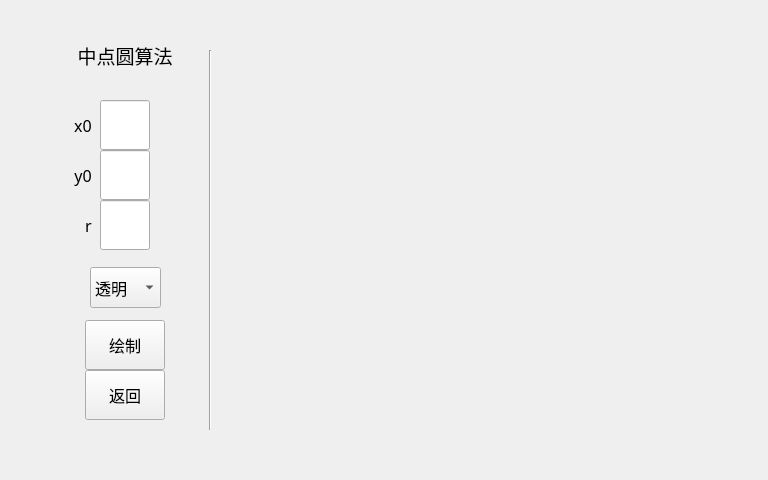
<?xml version="1.0" encoding="UTF-8"?>
<ui version="4.0">
 <class>Widget3</class>
 <widget class="QWidget" name="Widget3">
  <property name="geometry">
   <rect>
    <x>0</x>
    <y>0</y>
    <width>768</width>
    <height>480</height>
   </rect>
  </property>
  <property name="minimumSize">
   <size>
    <width>768</width>
    <height>480</height>
   </size>
  </property>
  <property name="font">
   <font>
    <family>微软雅黑</family>
    <pointsize>12</pointsize>
   </font>
  </property>
  <property name="windowTitle">
   <string>中点圆算法</string>
  </property>
  <widget class="QLabel" name="label">
   <property name="geometry">
    <rect>
     <x>0</x>
     <y>30</y>
     <width>250</width>
     <height>50</height>
    </rect>
   </property>
   <property name="font">
    <font>
     <family>微软雅黑</family>
     <pointsize>14</pointsize>
    </font>
   </property>
   <property name="text">
    <string>中点圆算法</string>
   </property>
   <property name="alignment">
    <set>Qt::AlignCenter</set>
   </property>
  </widget>
  <widget class="QLabel" name="label_2">
   <property name="geometry">
    <rect>
     <x>0</x>
     <y>100</y>
     <width>100</width>
     <height>50</height>
    </rect>
   </property>
   <property name="text">
    <string>x0  </string>
   </property>
   <property name="alignment">
    <set>Qt::AlignRight|Qt::AlignTrailing|Qt::AlignVCenter</set>
   </property>
  </widget>
  <widget class="QLabel" name="label_3">
   <property name="geometry">
    <rect>
     <x>0</x>
     <y>150</y>
     <width>100</width>
     <height>50</height>
    </rect>
   </property>
   <property name="text">
    <string>y0  </string>
   </property>
   <property name="alignment">
    <set>Qt::AlignRight|Qt::AlignTrailing|Qt::AlignVCenter</set>
   </property>
  </widget>
  <widget class="QLabel" name="label_4">
   <property name="geometry">
    <rect>
     <x>0</x>
     <y>200</y>
     <width>100</width>
     <height>50</height>
    </rect>
   </property>
   <property name="text">
    <string>r  </string>
   </property>
   <property name="alignment">
    <set>Qt::AlignRight|Qt::AlignTrailing|Qt::AlignVCenter</set>
   </property>
  </widget>
  <widget class="QLineEdit" name="lineEdit_x0">
   <property name="geometry">
    <rect>
     <x>100</x>
     <y>100</y>
     <width>50</width>
     <height>50</height>
    </rect>
   </property>
   <property name="alignment">
    <set>Qt::AlignCenter</set>
   </property>
  </widget>
  <widget class="QLineEdit" name="lineEdit_y0">
   <property name="geometry">
    <rect>
     <x>100</x>
     <y>150</y>
     <width>50</width>
     <height>50</height>
    </rect>
   </property>
   <property name="alignment">
    <set>Qt::AlignCenter</set>
   </property>
  </widget>
  <widget class="QLineEdit" name="lineEdit_r">
   <property name="geometry">
    <rect>
     <x>100</x>
     <y>200</y>
     <width>50</width>
     <height>50</height>
    </rect>
   </property>
   <property name="alignment">
    <set>Qt::AlignCenter</set>
   </property>
  </widget>
  <widget class="QPushButton" name="pushButton_draw">
   <property name="geometry">
    <rect>
     <x>85</x>
     <y>320</y>
     <width>80</width>
     <height>50</height>
    </rect>
   </property>
   <property name="text">
    <string>绘制</string>
   </property>
  </widget>
  <widget class="Line" name="line">
   <property name="geometry">
    <rect>
     <x>200</x>
     <y>50</y>
     <width>20</width>
     <height>380</height>
    </rect>
   </property>
   <property name="orientation">
    <enum>Qt::Vertical</enum>
   </property>
  </widget>
  <widget class="QPushButton" name="pushButton_draw_2">
   <property name="geometry">
    <rect>
     <x>85</x>
     <y>370</y>
     <width>80</width>
     <height>50</height>
    </rect>
   </property>
   <property name="text">
    <string>返回</string>
   </property>
  </widget>
  <widget class="QComboBox" name="comboBox">
   <property name="geometry">
    <rect>
     <x>90</x>
     <y>267</y>
     <width>71</width>
     <height>41</height>
    </rect>
   </property>
   <item>
    <property name="text">
     <string>透明</string>
    </property>
   </item>
   <item>
    <property name="text">
     <string>浅灰</string>
    </property>
   </item>
   <item>
    <property name="text">
     <string>深黄</string>
    </property>
   </item>
  </widget>
 </widget>
 <tabstops>
  <tabstop>lineEdit_x0</tabstop>
  <tabstop>lineEdit_y0</tabstop>
  <tabstop>lineEdit_r</tabstop>
  <tabstop>comboBox</tabstop>
  <tabstop>pushButton_draw</tabstop>
  <tabstop>pushButton_draw_2</tabstop>
 </tabstops>
 <resources/>
 <connections/>
</ui>
